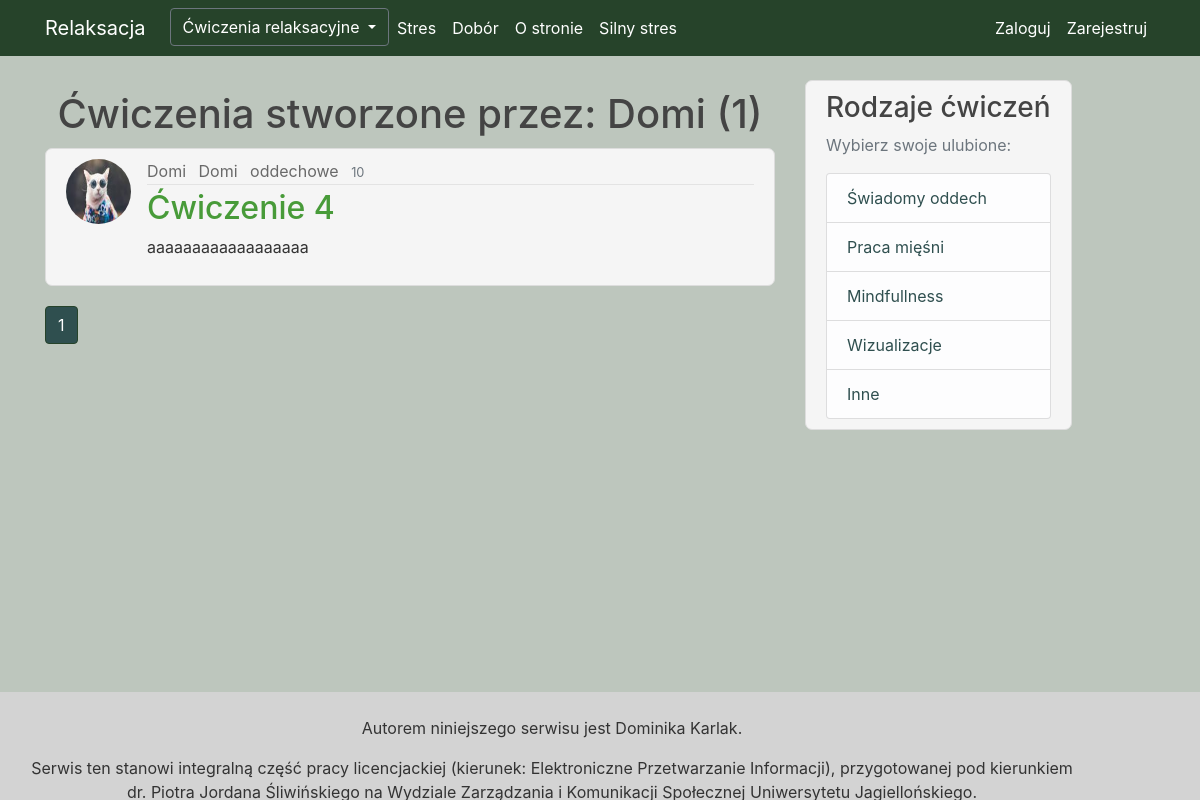
The app's page /user/Domi, older data.
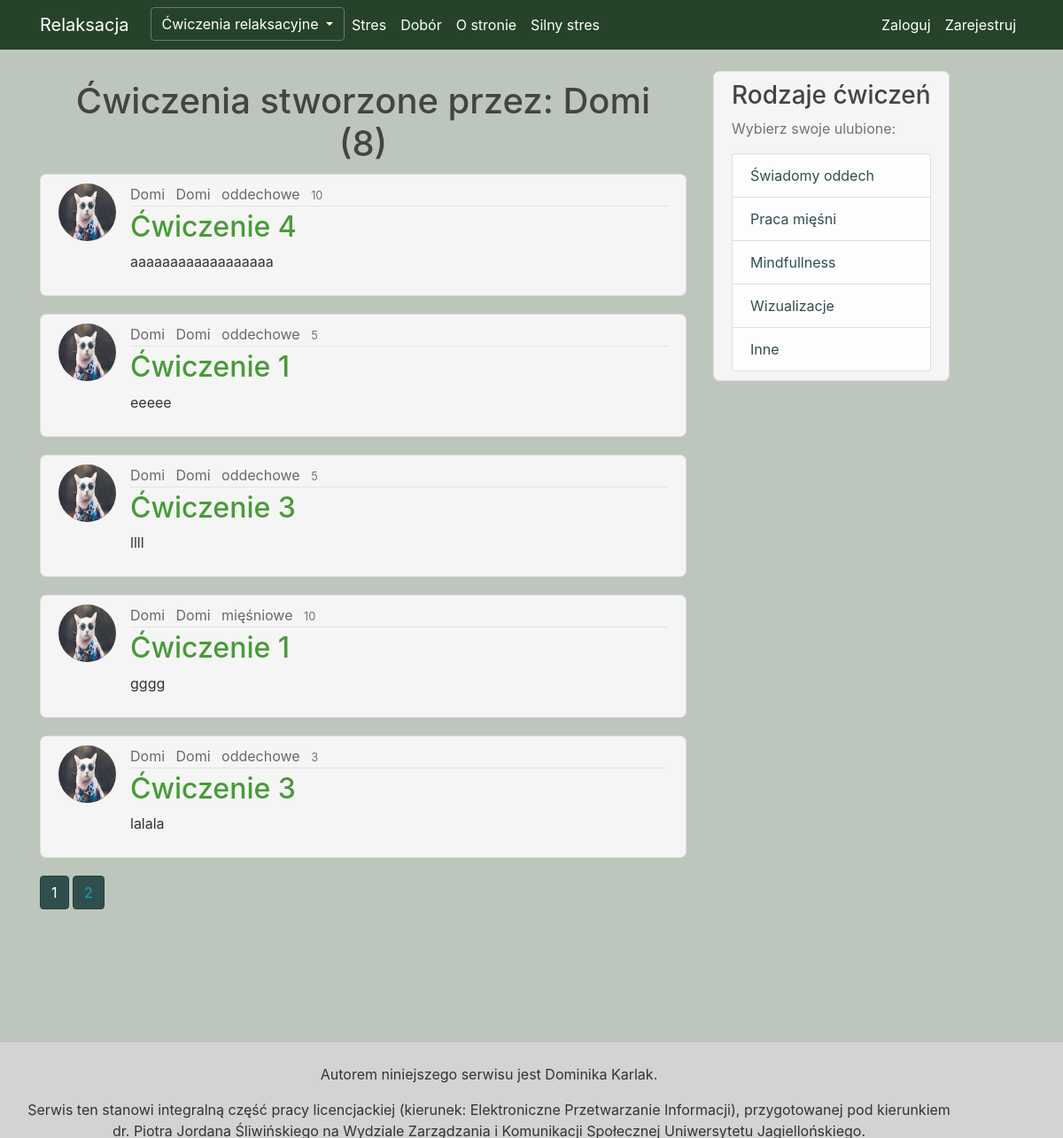
The same page, newer data.
### Relaks/models.py (models this page shows, shortened)
class Post(db.Model):
    id = db.Column(db.Integer, primary_key=True, autoincrement=True)
    name = db.Column(db.String(100), nullable=True)
    category = db.Column(db.String(100), nullable=True)
    time = db.Column(db.Integer, nullable=True)
    content = db.Column(db.Text, nullable=True)
    user_id = db.Column(db.Integer, db.ForeignKey('user.id'), nullable=False)
    fav = db.relationship('Favourite', backref='fav', lazy=True)
    comments = db.relationship("Comment", backref='article', lazy=True)

class User(db.Model, UserMixin):
    id = db.Column(db.Integer, primary_key=True)
    username = db.Column(db.String(20), unique=True, nullable=False)
    email = db.Column(db.String(120), unique=True, nullable=False)
    image_file = db.Column(db.String(20), nullable=False, default='default.jpg')
    password = db.Column(db.String(60), nullable=False)
    is_admin = db.Column(db.Boolean, nullable=False)
    posts = db.relationship('Post', backref='author', lazy=True)
    fav = db.relationship('Favourite', backref='author', lazy=True)
    comments = db.relationship('Comment', backref='author', lazy=True)

### Relaks/routes.py (the view)
@app.route("/user/<string:username>")
def user_posts(username):
    page = request.args.get('page', 1, type=int)
    user = User.query.filter_by(username=username).first_or_404()
    posts = Post.query.filter_by(author=user) \
        .paginate(page=page, per_page=5)
    return render_template('user_posts.html', posts=posts, user=user)

### Relaks/templates/user_posts.html (shortened to what this page needs)
{% extends "layout.html" %}
{% block content %}
    <h1 style="margin: 10px; text-align: center">Ćwiczenia stworzone przez: {{ user.username }} ({{ posts.total }})</h1>
    {% for post in posts.items %}
        <article class="media content-section">
          <img class="rounded-circle article-img" src="{{ url_for('static', filename='photo/' + post.author.image_file) }}">
          <div class="media-body">
            <div class="article-metadata">
              <a class="mr-2" href="#">{{ post.author.username }}</a>
              <a class="mr-2" href="{{ url_for('user_posts', username=post.author.username) }}">{{ post.author.username }}</a>
                <a class="mr-2" href="{{ url_for('oddech', category=post.category) }}" >{{ post.category }}</a>
              <small class="text-muted">{{ post.time }}</small>
            </div>
            <h2> <a class="article-title" href="{{ url_for('post', post_id=post.id) }}">{{ post.name}}</a> </h2>
            <p class="article-content">{{ post.content }}</p>
          </div>
        </article>
    {% endfor %}
     {% for page_num in posts.iter_pages(left_edge=1, right_edge=1, left_current=1, right_current=2) %}
        {% if page_num %}
            {% if posts.page == page_num %}
                <a class="btn btn-info mb-4" style="background-color: darkslategrey; border-color: #26432a" href="{{ url_for('user_posts', username=user.username, page=page_num)  }}"> {{ page_num }}</a>
             {% else %}
                <a class="btn btn-outline-info mb-4" style="background-color: darkslategrey; border-color: #26432a; " href="{{ url_for('user_posts',username=user.username, page=page_num)  }}"> {{ page_num }}</a>
             {% endif %}
        {% endif %}
    {% endfor %}
{% endblock content %}

Row changes from the older to the newer data that the page shows:
added Post: image_file (picture), author.username "Domi", category "oddechowe", time "5", name "Ćwiczenie 1", content "eeeee"
added Post: image_file (picture), author.username "Domi", category "oddechowe", time "5", name "Ćwiczenie 3", content "llll"
added Post: image_file (picture), author.username "Domi", category "mięśniowe", time "10", name "Ćwiczenie 1", content "gggg"
added Post: image_file (picture), author.username "Domi", category "oddechowe", time "3", name "Ćwiczenie 3", content "lalala"
Text that changed along with them:
{{ posts.total }}: "1" → "8"
new list line: "2"
